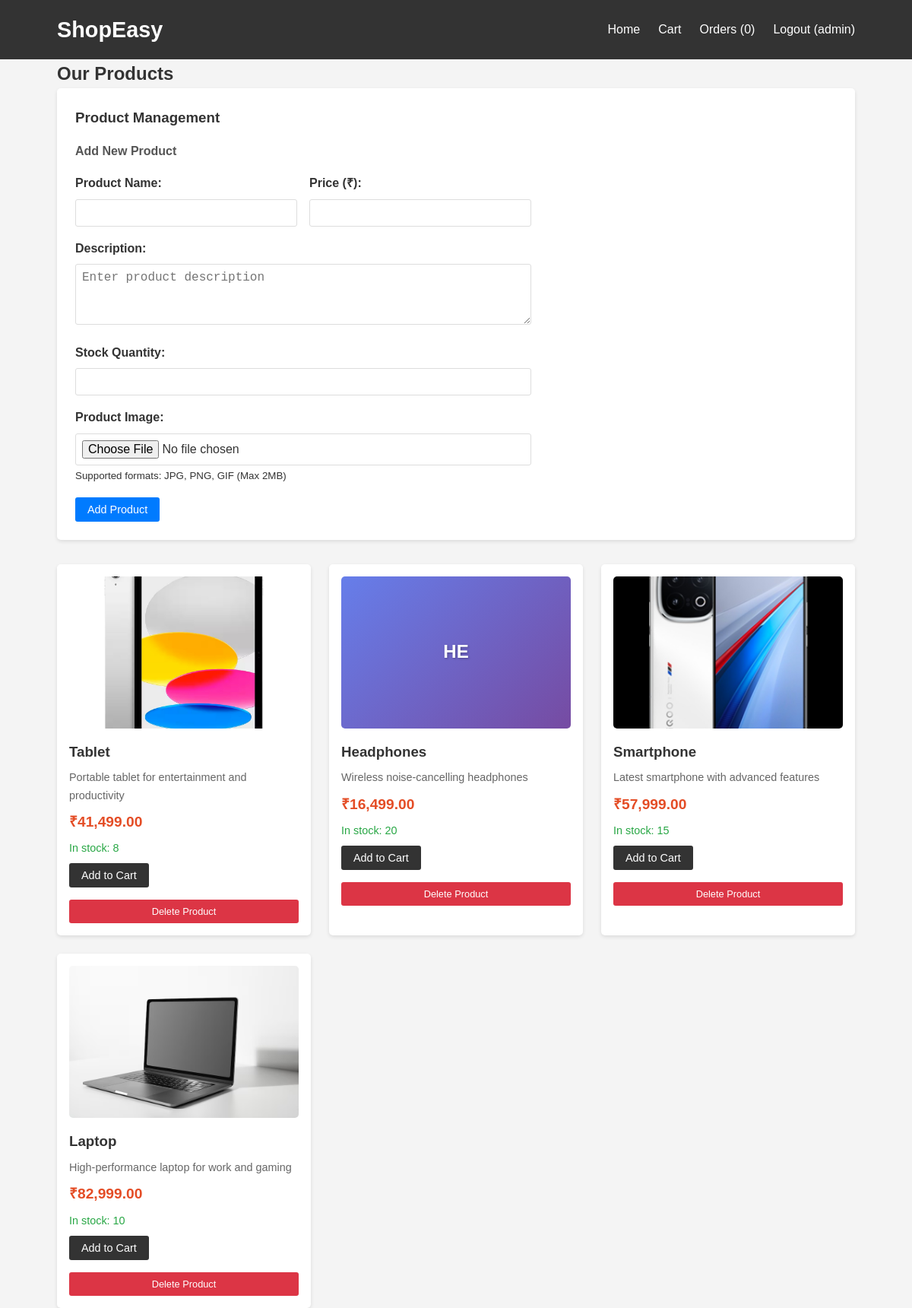
/index.php (signed in), run on the app's committed database.
### tables this page shows
CREATE TABLE IF NOT EXISTS products (
    id INT AUTO_INCREMENT PRIMARY KEY,
    name VARCHAR(100) NOT NULL,
    description TEXT,
    price DECIMAL(10,2) NOT NULL,
    image VARCHAR(255),
    stock INT DEFAULT 0
);

### index.php (the view, shortened to what this page needs)
<?php
include 'config.php';
$user_orders = [];
if(isset($_SESSION['user_id'])) {
    try {
        $stmt = $pdo->prepare("SELECT * FROM orders WHERE user_id = ? ORDER BY order_date DESC");
        $stmt->execute([$_SESSION['user_id']]);
        $user_orders = $stmt->fetchAll(PDO::FETCH_ASSOC);
    } catch(PDOException $e) {
    }
}
try {
    $stmt = $pdo->query("SELECT * FROM products ORDER BY id DESC");
    $products = $stmt->fetchAll(PDO::FETCH_ASSOC);
} catch(PDOException $e) {
    die("Error fetching products: " . $e->getMessage());
}
?>
<!DOCTYPE html>
<html lang="en">
<head>
    <link rel="stylesheet" href="style.css">
</head>
<body>
    <header>
        <div class="container">
            <h1>ShopEasy</h1>
            <nav>
                <ul>
                    <li><a href="index.php">Home</a></li>
                    <?php if(isset($_SESSION['user_id'])): ?>
                        <li><a href="cart.php">Cart</a></li>
                        <li><a href="orders.php">Orders (<?php echo count($user_orders); ?>)</a></li>
                        <li><a href="logout.php">Logout (<?php echo htmlspecialchars($_SESSION['username']); ?>)</a></li>
                    <?php else: ?>
                        <li><a href="login.php">Login</a></li>
                        <li><a href="signup.php">Sign Up</a></li>
                    <?php endif; ?>
                </ul>
            </nav>
        </div>
    </header>
    <main class="container">
        <h2>Our Products</h2>
        <?php
        $admin_users = ['admin', 'manager'];
        if(isset($_SESSION['user_id']) && in_array($_SESSION['username'], $admin_users)):
        ?>
            <div class="admin-panel">
                <h3>Product Management</h3>
                <div class="admin-actions">
                    <div class="add-product-form">
                        <h4>Add New Product</h4>
                        <form method="POST" class="product-form" enctype="multipart/form-data">
                            <div class="form-row">
                                <div class="form-group">
                                    <label for="name">Product Name:</label>
                                    <input type="text" id="name" name="name" required>
                                </div>
                                <div class="form-group">
                                    <label for="price">Price (₹):</label>
                                    <input type="number" id="price" name="price" step="0.01" min="0" required>
                                </div>
                            </div>
                            <div class="form-group">
                                <label for="description">Description:</label>
                                <textarea id="description" name="description" required placeholder="Enter product description"></textarea>
                            </div>
                            <div class="form-group">
                                <label for="stock">Stock Quantity:</label>
                                <input type="number" id="stock" name="stock" min="0" required>
                            </div>
                            <div class="form-group">
                                <label for="product_image">Product Image:</label>
                                <input type="file" id="product_image" name="product_image" accept="image/*">
                                <small>Supported formats: JPG, PNG, GIF (Max 2MB)</small>
                            </div>
                            <button type="submit" name="add_product" class="btn btn-primary">Add Product</button>
                        </form>
                    </div>
                </div>
            </div>
        <?php endif; ?>
        <div class="products">
            <?php if(empty($products)): ?>
                <div class="no-products">
                    <p>No products available at the moment.</p>
                    <?php if(isset($_SESSION['user_id']) && in_array($_SESSION['username'], ['admin', 'manager'])): ?>
                        <p>Use the form above to add products.</p>
                    <?php else: ?>
                        <p>Please check back later or <a href="login.php">login</a> to see more options.</p>
                    <?php endif; ?>
                </div>
            <?php else: ?>
                <?php foreach($products as $product): ?>
                    <div class="product-card">
                        <div class="product-image">
                            <?php
                            $imagePath = '';
                            if($product['image'] && $product['image'] != 'default.jpg') {
                                if(strpos($product['image'], 'uploads/') === 0) {
                                    $imagePath = $product['image'];
                                } else {
                                    $imagePath = 'uploads/' . $product['image'];
                                }
                                if(file_exists($imagePath)) {
                                    echo '<img src="' . $imagePath . '" alt="' . htmlspecialchars($product['name']) . '" style="width: 100%; height: 200px; object-fit: cover; border-radius: 5px;">';
                                } else {
                                    echo '<div class="placeholder-image">' . strtoupper(substr($product['name'], 0, 2)) . '</div>';
                                }
                            } else {
                                echo '<div class="placeholder-image">' . strtoupper(substr($product['name'], 0, 2)) . '</div>';
                            }
                            ?>
                        </div>
                        <h3><?php echo htmlspecialchars($product['name']); ?></h3>
                        <p class="description"><?php echo htmlspecialchars($product['description']); ?></p>
                        <p class="price">₹<?php echo number_format($product['price'], 2); ?></p>
                        <p class="stock <?php echo $product['stock'] > 0 ? 'in-stock' : 'out-of-stock'; ?>">
                            <?php echo $product['stock'] > 0 ? "In stock: {$product['stock']}" : "Out of stock"; ?>
                        </p>
                        <?php if(isset($_SESSION['user_id'])): ?>
                            <?php if($product['stock'] > 0): ?>
                                <button class="add-to-cart" data-id="<?php echo $product['id']; ?>">Add to Cart</button>
                            <?php else: ?>
                                <button class="btn-disabled" disabled>Out of Stock</button>
                            <?php endif; ?>
                            <?php
                            if(isset($_SESSION['user_id']) && in_array($_SESSION['username'], $admin_users)):
                            ?>
                                <form method="POST" class="delete-form" onsubmit="return confirm('Are you sure you want to delete this product?');">
                                    <button type="submit" name="delete_product" class="btn-delete">Delete Product</button>
                                </form>
                            <?php endif; ?>
                        <?php else: ?>
                            <a href="login.php" class="btn">Login to Purchase</a>
                        <?php endif; ?>
                    </div>
                <?php endforeach; ?>
            <?php endif; ?>
        </div>
    </main>
</body>
</html>

### style.css (style rules this page uses)
* { margin: 0; padding: 0; box-sizing: border-box; }
body { font-family: Arial, sans-serif; line-height: 1.6; color: #333; background-color: #f4f4f4; }
.container { width: 90%; max-width: 1200px; margin: 0 auto; padding: 0 15px; }
header { background-color: #333; color: white; padding: 1rem 0; }
header .container { display: flex; justify-content: space-between; align-items: center; }
header h1 { font-size: 1.8rem; }
nav ul { list-style: none; display: flex; }
nav ul li { margin-left: 1.5rem; }
nav ul li a { color: white; text-decoration: none; transition: color 0.3s; }
main { padding: 2rem 0; }
.products { display: grid; grid-template-columns: repeat(auto-fill, minmax(250px, 1fr)); gap: 1.5rem; margin-top: 1.5rem; }
.product-card { background: white; border-radius: 5px; padding: 1rem; box-shadow: 0 2px 5px rgba(0,0,0,0.1); transition: transform 0.3s; }
.product-image { width: 100%; height: 200px; margin-bottom: 1rem; }
.placeholder-image { width: 100%; height: 100%; background: linear-gradient(135deg, #667eea 0%, #764ba2 100%); display: flex; align-items: center; justify-content: center; border-radius: 5px; color: white; font-weight: bold; text-shadow: 1px 1px 3px rgba(0,0,0,0.3); font-size: 1.5rem; }
.product-card h3 { margin-bottom: 0.5rem; }
.description { color: #666; font-size: 0.9rem; margin: 0.5rem 0; display: -webkit-box; -webkit-box-orient: vertical; overflow: hidden; }
.price { font-weight: bold; color: #e44d26; font-size: 1.2rem; margin: 0.5rem 0; }
.stock { font-size: 0.9rem; margin: 0.5rem 0; }
.stock.in-stock { color: #28a745; }
.btn, button, .add-to-cart { display: inline-block; background: #333; color: white; padding: 0.5rem 1rem; border: none; border-radius: 3px; cursor: pointer; text-decoration: none; transition: background 0.3s; font-size: 0.9rem; }
.btn-primary { background: #007bff; }
.btn-delete { background: #dc3545; color: white; border: none; padding: 0.5rem 1rem; border-radius: 3px; cursor: pointer; font-size: 0.8rem; margin-top: 0.5rem; width: 100%; }
.form-group { margin-bottom: 1rem; }
.form-group label { display: block; margin-bottom: 0.5rem; font-weight: bold; }
.form-group input, .form-group textarea, .form-group select { width: 100%; padding: 0.5rem; border: 1px solid #ddd; border-radius: 3px; font-size: 1rem; }
.form-group textarea { min-height: 80px; resize: vertical; }
.form-row { display: grid; grid-template-columns: 1fr 1fr; gap: 1rem; }
.admin-panel { background: white; padding: 1.5rem; border-radius: 5px; box-shadow: 0 2px 5px rgba(0,0,0,0.1); margin-bottom: 2rem; }
.admin-panel h3 { margin-bottom: 1rem; color: #333; }
.admin-actions { margin-top: 1rem; }
.add-product-form { margin-top: 1rem; }
.add-product-form h4 { margin-bottom: 1rem; color: #555; }
.product-form { max-width: 600px; }
.delete-form { margin-top: 0.5rem; }

### data on the page
products: image (picture), name "Tablet", description "Portable tablet for entertainment and productivity", price "41,499.00", stock "8"
products: name "HE", name "Headphones", description "Wireless noise-cancelling headphones", price "16,499.00", stock "20"
products: image (picture), name "Smartphone", description "Latest smartphone with advanced features", price "57,999.00", stock "15"
products: image (picture), name "Laptop", description "High-performance laptop for work and gaming", price "82,999.00", stock "10"

### other printed values
count($user_orders) "0"
$_SESSION['username'] "admin"
